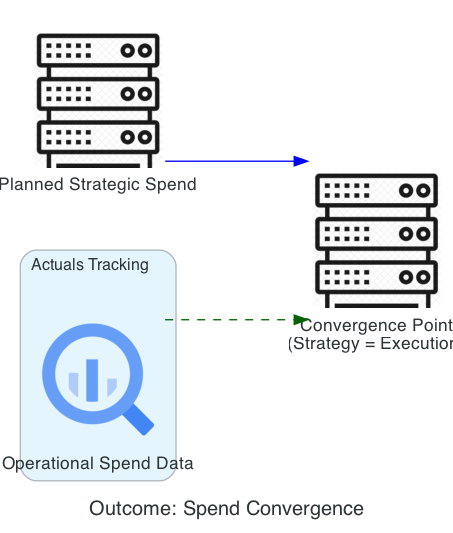

This figure's Python source:
from diagrams import Diagram, Cluster, Edge
from diagrams.gcp.analytics import BigQuery
from diagrams.generic.compute import Rack

graph_attr = {"pad": "0.1", "nodesep": "1.0", "ranksep": "1.5", "bgcolor": "transparent"}

with Diagram(
    "Outcome: Spend Convergence", 
    show=False, 
    filename="strat_spend_convergence", 
    direction="LR", 
    graph_attr=graph_attr
):
    target = Rack("Planned Strategic Spend")
    
    with Cluster("Actuals Tracking"):
        actual = BigQuery("Operational Spend Data")
    
    convergence = Rack("Convergence Point\n(Strategy = Execution)")

    target >> Edge(color="blue") >> convergence
    actual >> Edge(color="darkgreen", style="dashed") >> convergence
